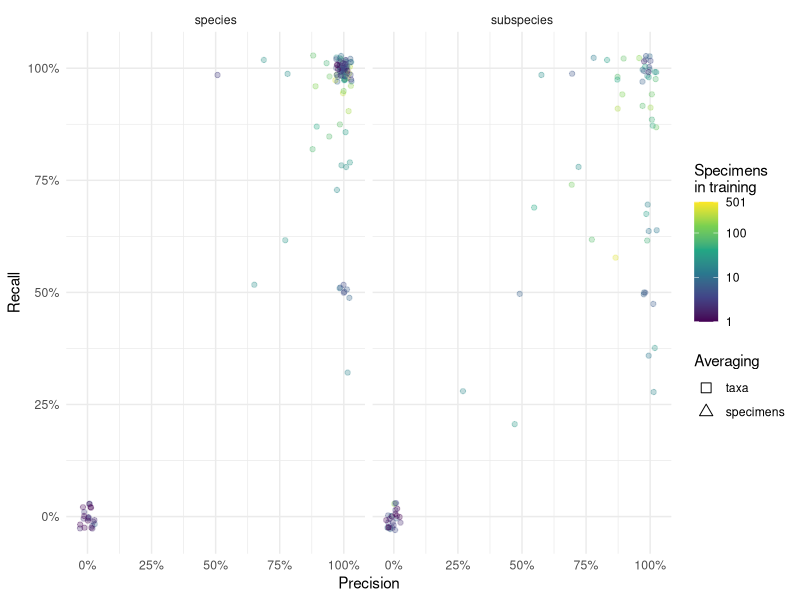
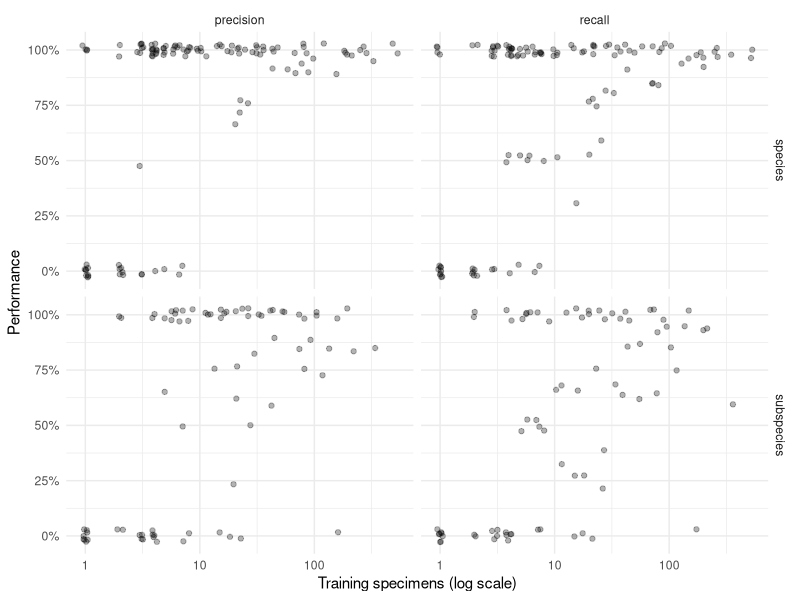
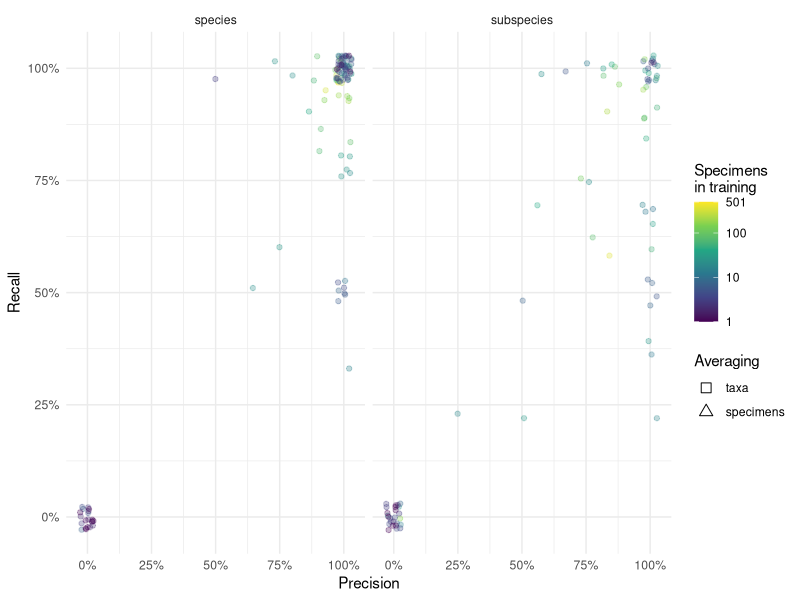

Here is the R script that generated these plots, in order:
## ---- chunk 1
library(tidyverse)

# Load and process model performance results
performance_data <- read_csv("test_results.csv") %>% 
  mutate(
    # Convert percentages to proportions for mathematical analysis
    across(starts_with('micro'), ~ .x / 100),
    # Classify taxonomic level based on naming convention
    # Subspecies contain underscores (e.g., "repanda_repanda"), species do not (e.g., "sexguttata")
    taxonomic_level = if_else(str_detect(Term, "_"), "subspecies", "species")
  ) %>%
  # Rename columns for clarity
  rename(
    taxon = Term,
    precision = micro_precision,
    recall = micro_recall,
    training_specimens = N_train,
    test_specimens = N
  )

# Display data structure
glimpse(performance_data)
## ---- chunk 2
# Helper function to calculate both weighted and unweighted averages
calculate_averages <- function(data, group_var) {
  data %>%
    group_by({{ group_var }}) %>%
    summarise(
      # Equal weight per taxon
      precision_equal = mean(precision, na.rm = TRUE),
      recall_equal = mean(recall, na.rm = TRUE),
      # Weight by training specimen count
      precision_weighted = weighted.mean(precision, training_specimens, na.rm = TRUE),
      recall_weighted = weighted.mean(recall, training_specimens, na.rm = TRUE),
      .groups = 'drop'
    )
}

# Calculate averages by taxonomic level
summary_stats <- calculate_averages(performance_data, taxonomic_level)

# Reshape for visualization (following original working approach)
plot_averages <- summary_stats %>%
  pivot_longer(cols = -taxonomic_level, names_to = 'metric') %>%
  mutate(
    weighted = str_detect(metric, '_weighted'),
    metric_clean = str_replace(metric, '^(.+?)_(equal|weighted)$', '\\1')
  ) %>%
  pivot_wider(names_from = metric_clean, values_from = value) %>%
  mutate(
    weighting_type = case_when(
      weighted == FALSE ~ "Equal taxa",
      weighted == TRUE ~ "Weighted by specimens"
    )
  )

print("Summary Statistics by Taxonomic Level:")
print(summary_stats)
## ---- chunk 3
# Prepare data for main precision-recall scatter plot
plot_data <- performance_data %>%
  arrange(desc(training_specimens))

# Create precision-recall scatter plot
precision_recall_plot <- ggplot() +
  # Individual taxa points colored by training set size
  geom_jitter(
    data = plot_data,
    aes(x = precision, y = recall, color = training_specimens),
    width = 0.03, height = 0.03, alpha = 0.3
  ) +
  # Overlay summary averages as distinct shapes
  geom_point(
    data = plot_averages,
    aes(x = precision, y = recall, shape = weighted),
    size = 3
  ) +
  # Customize scales and appearance
  scale_shape_manual(
    values = c(0, 2),
    name = 'Averaging',
    labels = c("taxa", 'specimens')
  ) + 
  scale_color_viridis_c(
    trans = 'log10',
    name = "Specimens\nin training",
    breaks = c(1, 10, 100, max(plot_data$training_specimens))
  ) +
  scale_x_continuous(labels = scales::percent) +
  scale_y_continuous(labels = scales::percent) +
  theme_minimal() +
  xlab("Precision") +
  ylab("Recall") +
  facet_grid(~ taxonomic_level)

# Display the plot
print(precision_recall_plot)
## ---- chunk 4
ggsave(
  filename = 'taxonomy_metrics.pdf',
  plot = precision_recall_plot,
  device = 'pdf',
  width = 7,
  height = 3,
  units = 'in',
  useDingbats = FALSE
)
## ---- chunk 5
# Prepare data for training size analysis
training_size_data <- performance_data %>%
  arrange(desc(training_specimens)) %>%
  pivot_longer(
    cols = c("precision", "recall"),
    names_to = "metric",
    values_to = "value"
  )

# Create scatter plot showing performance vs training size
training_size_plot <- ggplot(training_size_data) +
  geom_jitter(
    aes(x = training_specimens, y = value),
    width = 0.03, height = 0.03, alpha = 0.3
  ) +
  scale_x_log10() +
  scale_y_continuous(labels = scales::percent) +
  theme_minimal() +
  xlab("Training specimens (log scale)") +
  ylab("Performance") +
  facet_grid(taxonomic_level ~ metric)

# Display the plot
print(training_size_plot)
## ---- chunk 6
# Calculate some key statistics for interpretation
species_count <- sum(performance_data$taxonomic_level == "species")
subspecies_count <- sum(performance_data$taxonomic_level == "subspecies")

cat("Dataset Overview:\n")
cat(sprintf("- Total taxa analyzed: %d\n", nrow(performance_data)))
cat(sprintf("- Species: %d (%.1f%%)\n", species_count, 100 * species_count / nrow(performance_data)))
cat(sprintf("- Subspecies: %d (%.1f%%)\n", subspecies_count, 100 * subspecies_count / nrow(performance_data)))

cat("\nPerformance Summary:\n")
for (level in c("species", "subspecies")) {
  level_data <- summary_stats %>% filter(taxonomic_level == level)
  cat(sprintf("\n%s:\n", str_to_title(level)))
  cat(sprintf("- Equal-weighted precision: %.1f%%\n", 100 * level_data$precision_equal))
  cat(sprintf("- Equal-weighted recall: %.1f%%\n", 100 * level_data$recall_equal))
  cat(sprintf("- Specimen-weighted precision: %.1f%%\n", 100 * level_data$precision_weighted))
  cat(sprintf("- Specimen-weighted recall: %.1f%%\n", 100 * level_data$recall_weighted))
}
